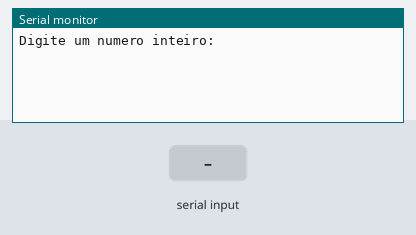
Bench run of a sketch on a simulated Arduino Uno, built with avr-gcc and run on an emulated ATmega328P. Shown: the last lines printed to the serial monitor. The test bench sets the inputs (shaded band).

Above: at 1.2 s.
1.3 s: "90,45\n" received over Serial
At 2.1 s:
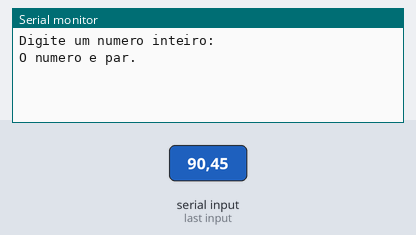
At 3.1 s:
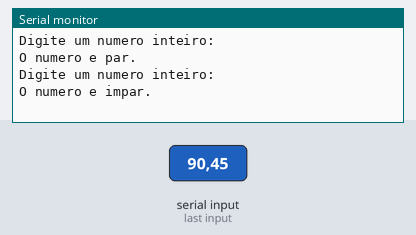

The sketch:

exercicio_121.ino
```cpp
// C++ code
//
int numero = 0;

void setup()
{
  Serial.begin(9600);
}

void loop()
{
  Serial.println("Digite um numero inteiro:");
  while (!Serial.available());
  numero = Serial.parseInt();

  // Limpa o buffer serial
  while (Serial.available()) {
    Serial.read();
  }

  if (numero % 2 == 0) {
    Serial.println("O numero e par.");
  } else {
    Serial.println("O numero e impar.");
  }

  delay(1000); // Pausa antes de repetir
}
```

Measured:
- after the input at 1.3 s, the serial monitor: prints a new line at once (image 1)
